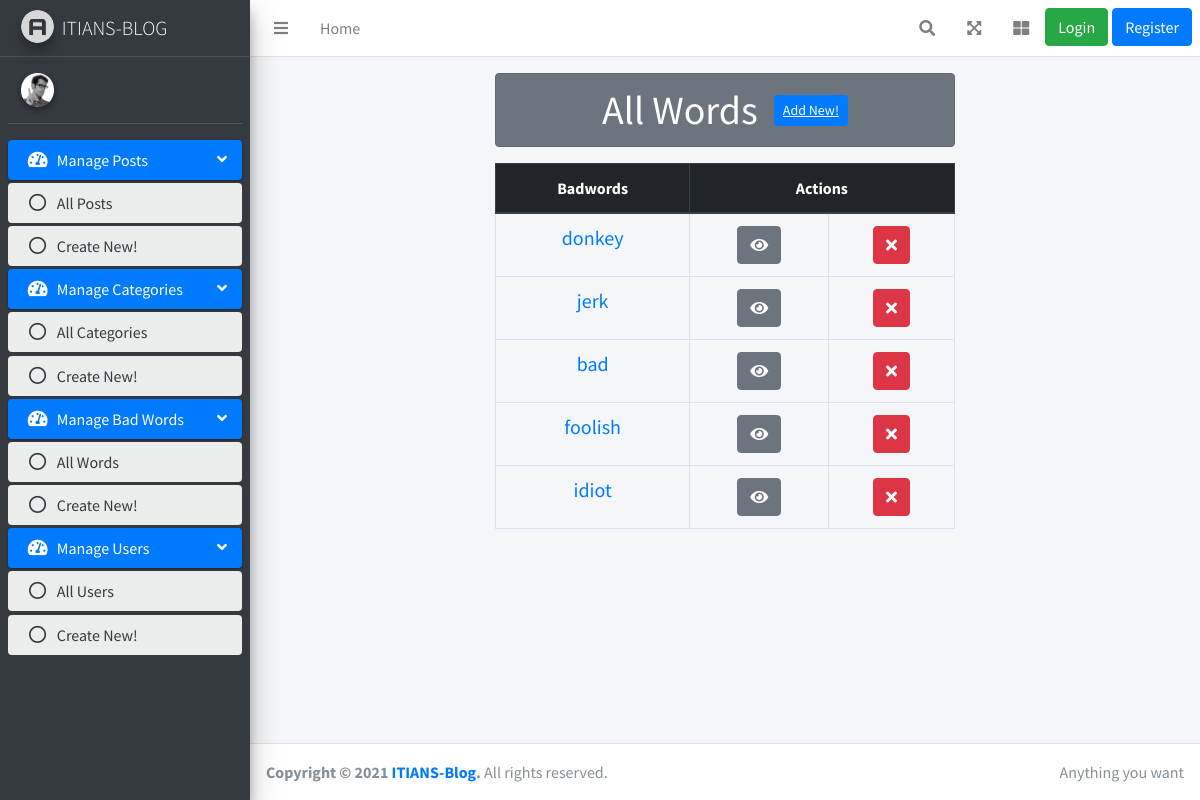
The page /auth/badwords on the database its author committed.
### posts/models.py (models this page shows, shortened)
class Badwords(models.Model):
    badword = models.CharField(max_length=30)

### dashboard/views.py (the view)
# urls.py: path("auth/badwords", views.all_badwords),
def all_badwords(request):
    badwords = Badwords.objects.all()
    context = {"data": badwords}
    return render(request, 'auth/dashboard/badwords/badwords.html', context)

### dashboard/templates/auth/dashboard/badwords/badwords.html (shortened to what this page needs)
{%extends 'dashboard/layout/base.html'%}
{%block body_block %}
<div class="row">
    <div class="col-6 offset-3">
        <div class=" mt-3 text-center">
            <h1 class="alert alert-secondary">All Words
                <a href="/auth/add/badword" class="btn btn-sm btn-primary mb-2 ml-2">Add New!</a>
            </h1>
        </div>
        <table class="table table-bordered text-center">
            <thead class="thead-dark">
                <tr>
                    <th scope="col">Badwords</th>
                    <th scope="col" colspan="2">Actions</th>
                </tr>
            </thead>
            <tbody>
                {%for badword in data%}
                <tr>
                    <td><a href="/auth/badword_details/{{badword.id}}"><h5>{{badword.badword}}</h5></a></td>
                    <td><a href="/auth/badword/edit/{{badword.id}}" class="btn btn-secondary"><i class="fas fa-eye"></a></td>
                    <td><a href="/auth/badword/delete/{{badword.id}}" class="btn btn-danger"><i class="fas fa-times"></a></td>
                </tr>
                {%endfor%}
            </tbody>
        </table>
    </div>
</div>
{% endblock %}

### rows shown on the page
Badwords: badword "donkey"
Badwords: badword "jerk"
Badwords: badword "bad"
Badwords: badword "foolish"
Badwords: badword "idiot"
